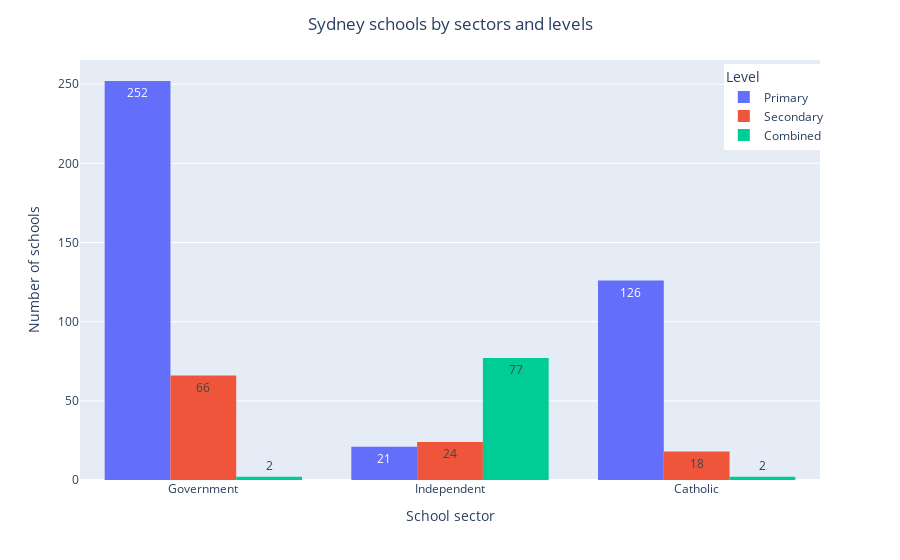

Notebook code for this chart:
### Code cell
fig = px.histogram(df_total,x='School Sector',
                            y='school_map',
                            color='Level',
                            histfunc='count',
                            barmode='group',
                            text_auto=True,
                            category_orders={'School Sector': ['Government','Independent','Catholic']})

fig.update_layout(title_text='Sydney schools by sectors and levels', title_x=0.5,
                  xaxis_title_text='School sector',yaxis_title_text='Number of schools',
                  legend=dict(yanchor="top",y=0.99,xanchor="left",x=0.87))
fig.show()

### Figure 1 — Plotly figure (JSON) as saved in the notebook; plotly's stock layout.template omitted (floating-point values rounded to 4 significant figures; data arrays with more than 128 entries replaced by an {"elided": "..."} marker saying what was removed)
{"data": [{"alignmentgroup": "True", "bingroup": "x", "histfunc": "count", "hovertemplate": "Level=Primary<br>School Sector=%{x}<br>count=%{y}<extra></extra>", "legendgroup": "Primary", "marker": {"color": "#636efa", "pattern": {"shape": ""}}, "name": "Primary", "offsetgroup": "Primary", "orientation": "v", "showlegend": true, "texttemplate": "%{value}", "type": "histogram", "x": {"elided": "399 str values"}, "xaxis": "x", "y": {"elided": "399 str values"}, "yaxis": "y"}, {"alignmentgroup": "True", "bingroup": "x", "histfunc": "count", "hovertemplate": "Level=Secondary<br>School Sector=%{x}<br>count=%{y}<extra></extra>", "legendgroup": "Secondary", "marker": {"color": "#EF553B", "pattern": {"shape": ""}}, "name": "Secondary", "offsetgroup": "Secondary", "orientation": "v", "showlegend": true, "texttemplate": "%{value}", "type": "histogram", "x": ["Government", "Government", "Government", "Government", "Government", "Government", "Government", "Government", "Government", "Government", "Government", "Government", "Government", "Government", "Government", "Government", "Government", "Government", "Government", "Government", "Government", "Government", "Government", "Government", "Government", "Government", "Independent", "Government", "Government", "Independent", "Government", "Independent", "Independent", "Independent", "Catholic", "Independent", "Independent", "Government", "Government", "Government", "Government", "Government", "Independent", "Independent", "Independent", "Government", "Catholic", "Catholic", "Government", "Government", "Government", "Government", "Independent", "Independent", "Catholic", "Government", "Catholic", "Government", "Government", "Government", "Government", "Government", "Government", "Government", "Independent", "Government", "Catholic", "Independent", "Independent", "Catholic", "Independent", "Independent", "Catholic", "Catholic", "Government", "Catholic", "Government", "Catholic", "Independent", "Government", "Independent", "Government", "Catholic", "Government", "Government", "Catholic", "Government", "Catholic", "Independent", "Government", "Catholic", "Catholic", "Government", "Catholic", "Government", "Independent", "Government", "Government", "Independent", "Government", "Independent", "Government", "Government", "Government", "Independent", "Government", "Government", "Catholic"], "xaxis": "x", "y": ["James Ruse Agricultural High School", "Baulkham Hills High School", "North Sydney Boys High School", "Sydney Girls High School", "North Sydney Girls High School", "Hornsby Girls High School", "Sydney Boys High School", "Normanhurst Boys High School", "Fort Street High School", "Girraween High School", "Conservatorium High School", "Northern Beaches Secondary College Manly Campus", "Penrith High School", "Hurlstone Agricultural High School", "St George Girls High School", "Caringbah High School", "Sydney Technical High School", "Chatswood High School", "Parramatta High School", "Willoughby Girls High School", "Sefton High School", "Cherrybrook Technology High School", "Cheltenham Girls High School", "Carlingford High School", "Ryde Secondary College", "Killara High School", "Monte Sant' Angelo Mercy College", "Tempe High School", "Macquarie Fields High School", "Saint Ignatius' College", "Castle Hill High School", "St Pius X College", "Our Lady of Mercy College Parramatta", "Mount St Benedict College", "St Mary's Cathedral College", "St Patrick's College, Strathfield", "Loreto Normanhurst", "St Ives High School", "Northern Beaches Secondary College Balgowlah Boys Campus", "Northern Beaches Secondary College Mackellar Girls Campus", "Burwood Girls High School", "Killarney Heights High School", "St Mary and St Mina's Coptic Orthodox College", "Oakhill College", "Brigidine College St Ives", "Blacktown Boys High School", "Brigidine College Randwick", "Marist College Eastwood", "Epping Boys High School", "Strathfield Girls High School", "Crestwood High School", "Sydney Secondary College Balmain Campus", "Rosebank College", "The McDonald College", "Mercy Catholic College", "Pennant Hills High School", "St Clare's College", "Sydney Secondary College Leichhardt Campus", "Turramurra High School", "Rose Bay Secondary College", "Cammeraygal High School", "Glenwood High School", "Mosman High School", "Riverside Girls High School", "St Augustine's College Sydney", "Newtown High School of Performing Arts", "St Ursula's College", "Waverley College", "St Joseph's College", "Marcellin College", "St Scholastica's College Glebe Point", "Amity College", "Marist Sisters' College Woolwich", "St Patrick's College Sutherland", "Muirfield High School", "Marist Catholic College Penshurst", "Randwick Girls High School", "Parramatta Marist High School", "Glenaeon Rudolf Steiner School", "The Ponds High School", "St Vincent's College", "Blacktown Girls High School", "St Patrick's Marist College", "Moorebank High School", "Kellyville High School", "Our Lady of the Sacred Heart College", "Model Farms High School", "Catherine McAuley Westmead", "Stella Maris College", "Canterbury Girls High School", "Freeman Catholic College", "Bethany College", "Ashfield Boys High School", "De La Salle Catholic College, Caringbah", "Ku-ring-gai High School", "Malek Fahd Islamic School", "Kirrawee High School", "Macarthur Girls High School", "Western Grammar School", "Cumberland High School", "Christian Brothers' High School Lewisham", "Inner Sydney High School", "Concord High School", "Dulwich High School of Visual Arts and Design", "Alpha Omega Senior College", "Asquith Girls High School", "Barrenjoey High School", "Mater Maria Catholic College"], "yaxis": "y"}, {"alignmentgroup": "True", "bingroup": "x", "histfunc": "count", "hovertemplate": "Level=Combined<br>School Sector=%{x}<br>count=%{y}<extra></extra>", "legendgroup": "Combined", "marker": {"color": "#00cc96", "pattern": {"shape": ""}}, "name": "Combined", "offsetgroup": "Combined", "orientation": "v", "showlegend": true, "texttemplate": "%{value}", "type": "histogram", "x": ["Independent", "Independent", "Independent", "Independent", "Independent", "Government", "Independent", "Independent", "Independent", "Independent", "Independent", "Independent", "Independent", "Independent", "Independent", "Independent", "Independent", "Independent", "Independent", "Independent", "Independent", "Independent", "Independent", "Independent", "Independent", "Independent", "Government", "Independent", "Independent", "Independent", "Independent", "Catholic", "Independent", "Independent", "Independent", "Independent", "Independent", "Independent", "Independent", "Independent", "Independent", "Independent", "Independent", "Independent", "Independent", "Independent", "Independent", "Independent", "Independent", "Independent", "Independent", "Independent", "Independent", "Independent", "Independent", "Independent", "Independent", "Independent", "Independent", "Independent", "Independent", "Catholic", "Independent", "Independent", "Independent", "Independent", "Independent", "Independent", "Independent", "Independent", "Independent", "Independent", "Independent", "Independent", "Independent", "Independent", "Independent", "Independent", "Independent", "Independent", "Independent"], "xaxis": "x", "y": ["Abbotsleigh", "Al Noori Muslim School", "Al-Faisal College", "Al-Faisal College - Campbelltown", "Al-Faisal College - Liverpool", "Alexandria Park Community School", "Arden Anglican School", "Ascham School", "Australian Christian College - Marsden Park", "Australian Islamic College of Sydney", "Barker College", "Covenant Christian School", "Cranbrook School", "Danebank - An Anglican School for Girls", "Emanuel School", "Galstaun College", "Georges River Grammar", "German International School Sydney", "Greenacre Baptist Christian Community School", "Hills Adventist College", "Inaburra School", "International Grammar School", "Kambala", "Kesser Torah College", "Kincoppal - Rose Bay School of the Sacred Heart", "Knox Grammar School", "Lindfield Learning Village", "Loreto Kirribilli", "Lycee Condorcet The International French School Of Sydney", "MLC School", "Macarthur Anglican School", "Marist Catholic College North Shore", "Masada College", "Meriden School", "Montgrove College", "Moriah College", "Newington College", "Northern Beaches Christian School", "Northholm Grammar School", "Norwest Christian College", "Oxford Falls Grammar School", "Pacific Hills Christian School", "Penrith Anglican College", "Pittwater House Schools", "Presbyterian Ladies' College Sydney", "Pymble Ladies' College", "Queenwood", "Ravenswood School for Girls", "Reddam House", "Redeemer Baptist School", "Redfield College", "Roseville College", "Rouse Hill Anglican College", "SCECGS Redlands", "SCEGGS Darlinghurst", "SHORE - Sydney Church of England Grammar School", "Santa Sabina College", "Shire Christian School", "St Aloysius' College", "St Andrew's Cathedral School", "St Catherine's School", "St Francis Catholic College", "St George Christian School", "St Luke's Grammar School", "St Mark's Coptic Orthodox College", "St Maroun's College", "St Paul's Grammar School", "St Spyridon College", "Sydney Grammar School", "Tangara School for Girls", "Tara Anglican School for Girls", "The Hills Grammar School", "The King's School", "The Scots College", "Toongabbie Christian College", "Trinity Grammar School", "Wahroonga Adventist School", "Wenona School", "William Carey Christian School", "William Clarke College", "Wollemi College"], "yaxis": "y"}], "layout": {"barmode": "group", "legend": {"title": {"text": "Level"}, "tracegroupgap": 0, "x": 0.87, "xanchor": "left", "y": 0.99, "yanchor": "top"}, "margin": {"t": 60}, "title": {"text": "Sydney schools by sectors and levels", "x": 0.5}, "xaxis": {"anchor": "y", "categoryarray": ["Government", "Independent", "Catholic"], "categoryorder": "array", "domain": [0, 1], "title": {"text": "School sector"}}, "yaxis": {"anchor": "x", "domain": [0, 1], "title": {"text": "Number of schools"}}}}
